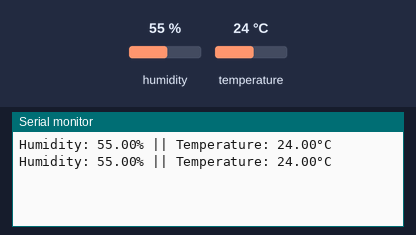
A sketch run on a simulated Arduino Uno, built with avr-gcc and run on an emulated ATmega328P. On the bench: the last lines printed to the serial monitor. The inputs (shaded band) are chosen by the test bench; at power-on: humidity 55 %, temperature 24 °C.

Above: at 4.8 s.
4.9 s: humidity set to 22 %
At 6.4 s:
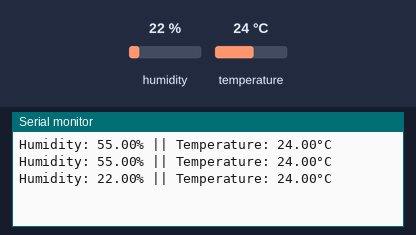
7.9 s: temperature set to 12 °C
At 9.3 s:
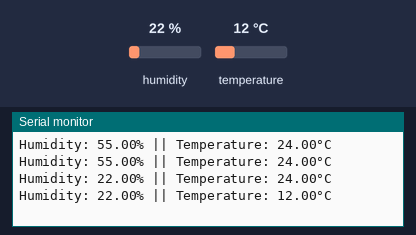
10.9 s: humidity set to 40 %
At 12.8 s:
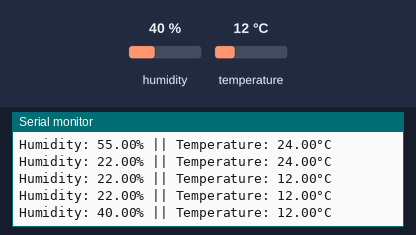
Timing chart, 0 to 14.3 s (numbered marks = the images above; inputs shaded):
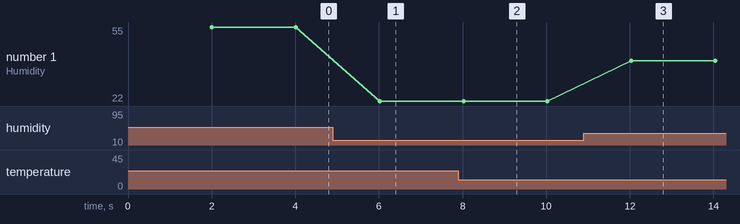

Measured:
- after the input at 4.9 s, the serial monitor: prints a new line after 1.1 s (image 1)
- after the input at 7.9 s, the serial monitor: prints a new line after 0.12 s (image 2)
- after the input at 10.9 s, the serial monitor: prints a new line after 1.1 s (image 3)
- plotted number 1: 55 → 22 after the input at 4.9 s, 22 → 40 after the input at 10.9 s

The sketch:

Arduino_Humidity_Sensor.ino
```cpp
/*
  Arduino Humidity Sensor

  Basic code that demonstrates the usage of Adafruit's libaries with the DHT sensor.
  Code is based off the example code in the DHT library.

  Created 25/04/2019
  By Gus

  https://pimylifeup.com/arduino-humidity-sensor-dht22/

  Requires the following libraries to be installed.

  DHT Sensor Library: https://github.com/adafruit/DHT-sensor-library
  Adafruit Unified Sensor Library : https://github.com/adafruit/Adafruit_Sensor
*/
#include <DHT.h> //Include the DHT library.

#define dataPin 2 //Define the type data pin
#define DHTType DHT22 //Define the DHT sensor (DHT11, DHT21, or DHT22)

//Instantiate the dht class with our data pin and DHT type.
DHT dht = DHT(dataPin, DHTType);

void setup() {
  Serial.begin(9600); //Start the serial interface on 9600
    dht.begin();   //Call the begin class in the dht object
}

void loop() {
  delay(2000); // Delay for 2 seconds as the DHT22 sampling rate is 0.5Hz

  float h = dht.readHumidity(); //read the humidity from the sensor

  float t = dht.readTemperature();  // Read temperature as Celsius (the default), insert true as a parameter for fahrenheit

  // Check for any errors, if there is, display error and restart.
  if (isnan(h) || isnan(t)) {
    Serial.println("Failed to read from the DHT sensor, check wiring.");
    return;
  }

  //Print out the humidity
  Serial.print("Humidity: ");
  Serial.print(h);

  //Print out the Temperature
  Serial.print("% || Temperature: ");
  Serial.print(t);
  Serial.print("°C ");

  //Print new line
  Serial.println();
}
```
